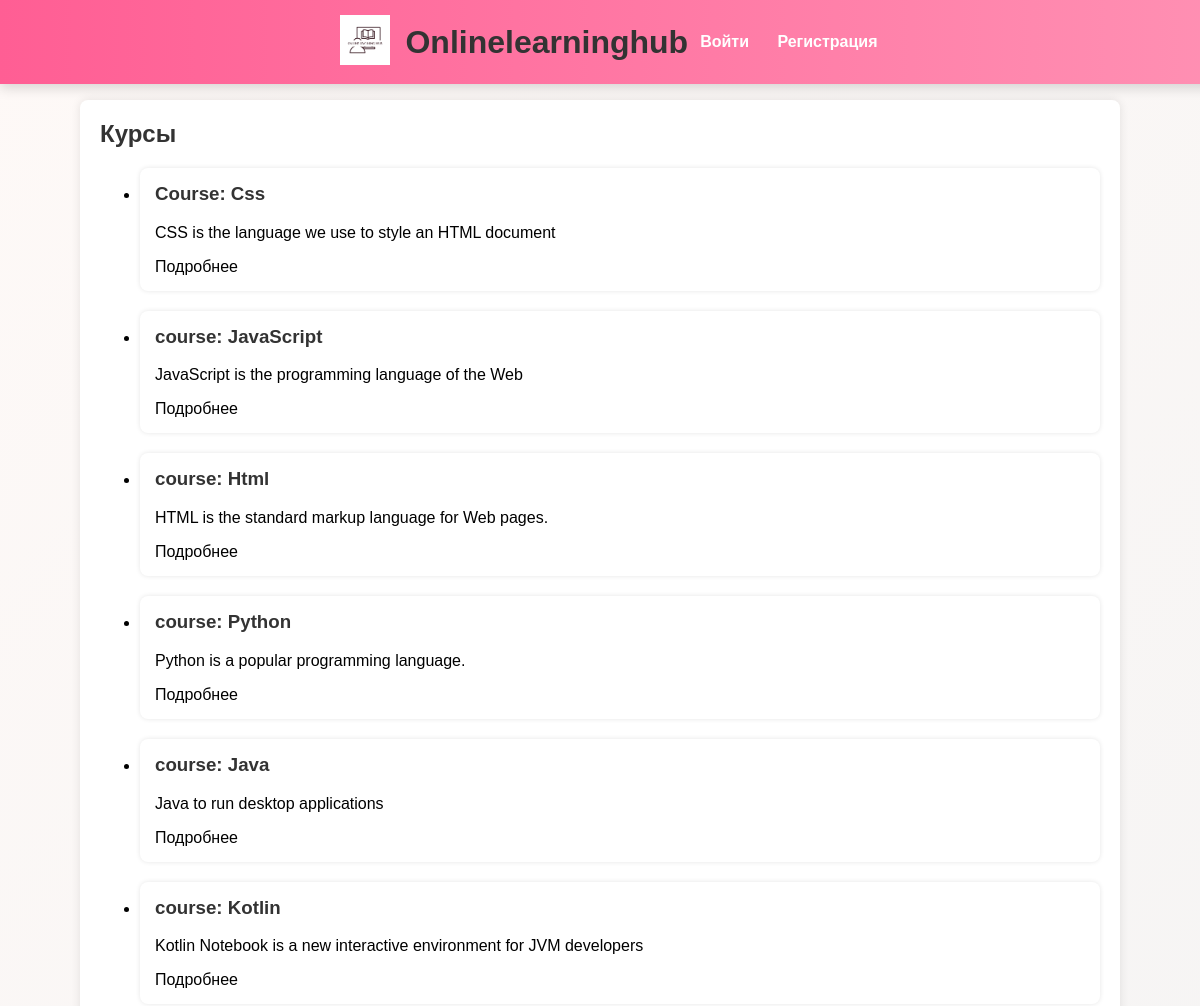
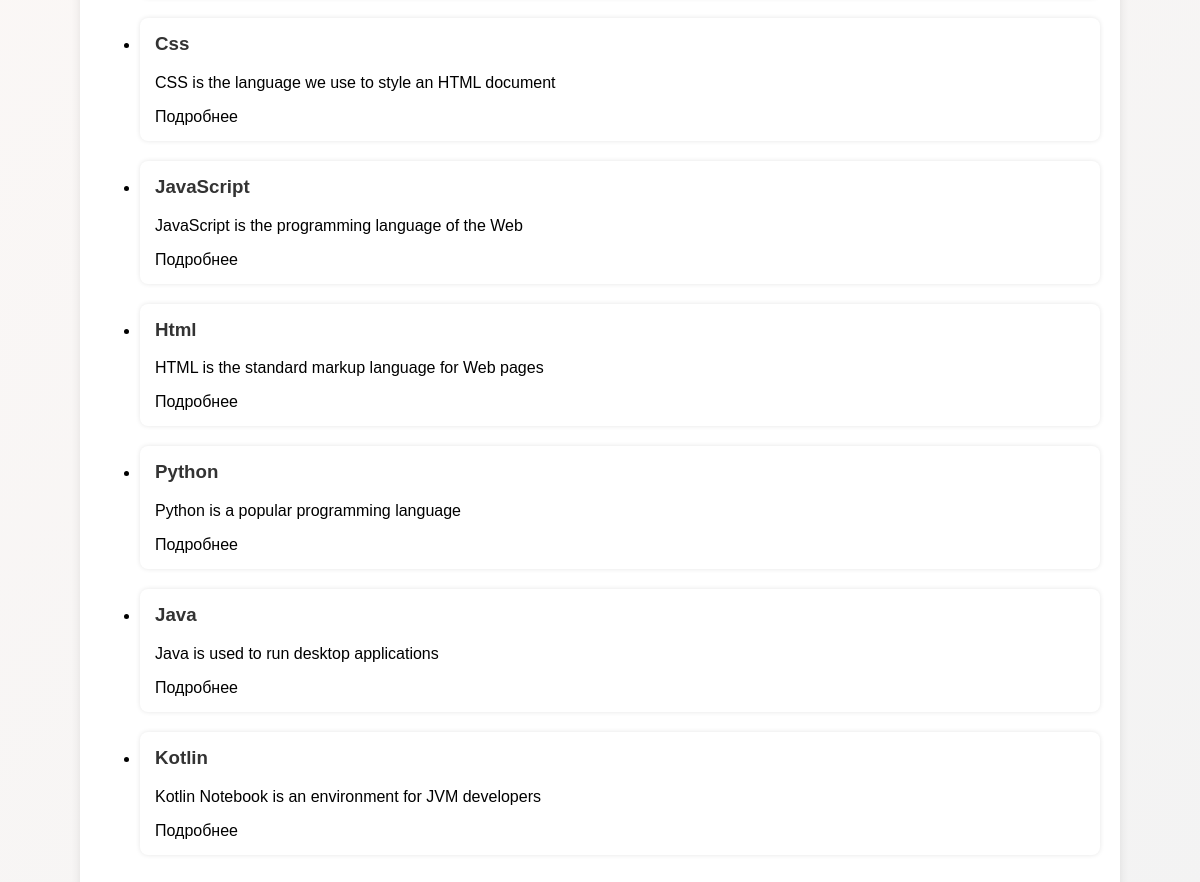
Page /course_list/ on the committed database (2 pictures, top to bottom).
### myapp/models.py (models this page shows, shortened)
class Course(models.Model):
    title = models.CharField(max_length=100)
    slug = models.SlugField(unique=True, blank=True)
    description = models.TextField()
    teacher = models.ForeignKey(User, on_delete=models.CASCADE, limit_choices_to={'role': 'teacher'})
    created_at = models.DateTimeField(auto_now_add=True)
    video_url = models.CharField(max_length=255, blank=True, null=True)

### myapp/views.py (the view)
# urls.py: path('course_list/', views.course_list, name='course_list'),
def course_list(request):
    courses = Course.objects.all()
    return render(request, 'myapp/course_list.html', {'courses': courses})

### myapp/templates/myapp/course_list.html
{% extends 'myapp/base.html' %}
{% block content %}
<h2>Курсы</h2>
<ul>
  {% for course in courses %}
    <li style="margin-bottom: 20px;">
        <div style="background: white; padding: 15px; border-radius: 8px; box-shadow: 0 0 5px rgba(0,0,0,0.1);">
            <h3>{{ course.title }}</h3>
            <p>{{ course.description|truncatewords:25 }}</p>
            <a href="{% url 'course_detail' course.id %}">Подробнее</a>
        </div>
    </li>
  {% empty %}
    <li>Курсы пока не добавлены.</li>
  {% endfor %}
</ul>
{% endblock %}

### myapp/static/myapp/style.css (style rules this page uses)
body { font-family: Arial, sans-serif; background: linear-gradient(135deg, #fef9f7, #f3f3f3); background-size: cover; margin: 0; padding: 0; }
h1, h2, h3 { color: #333; margin-top: 0; }
a { color: inherit; text-decoration: none; }

### myapp/templates/myapp/base.html (style rules this page uses)
body { margin: 0; padding-top: 80px; }

### rows in the picture
Course: title "Course: Css", description "CSS is the language we use to style an HTML document"
Course: title "course: JavaScript", description "JavaScript is the programming language of the Web"
Course: title "course: Html", description "HTML is the standard markup language for Web pages."
Course: title "course: Python", description "Python is a popular programming language."
Course: title "course: Java", description "Java to run desktop applications"
Course: title "course: Kotlin", description "Kotlin Notebook is a new interactive environment for JVM developers"
Course: title "Css", description "CSS is the language we use to style an HTML document"
Course: title "JavaScript", description "JavaScript is the programming language of the Web"
Course: title "Html", description "HTML is the standard markup language for Web pages"
Course: title "Python", description "Python is a popular programming language"
Course: title "Java", description "Java is used to run desktop applications"
Course: title "Kotlin", description "Kotlin Notebook is an environment for JVM developers"
